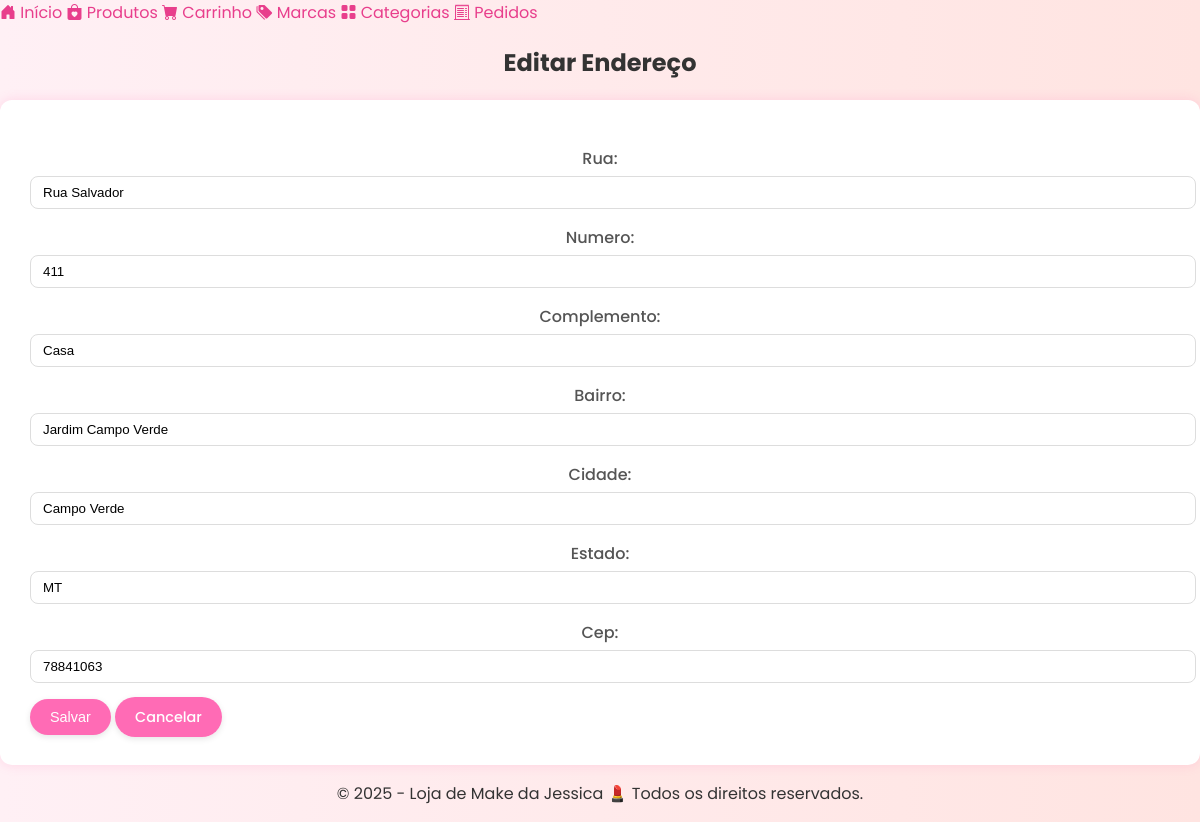
The page /enderecos/2/editar/ (signed in) on the database its author committed.
### produtos/models.py (models this page shows, shortened)
class EnderecoEntrega(models.Model):
    usuario = models.ForeignKey(User, on_delete=models.CASCADE)
    rua = models.CharField(max_length=100)
    numero = models.CharField(max_length=10)
    complemento = models.CharField(max_length=50, blank=True, null=True)
    bairro = models.CharField(max_length=50)
    cidade = models.CharField(max_length=50)
    estado = models.CharField(max_length=2)
    cep = models.CharField(max_length=9)

### produtos/views.py (the view)
# urls.py: path('enderecos/<int:pk>/editar/', views.editar_endereco, name='editar_endereco'),
def editar_endereco(request, pk):
    endereco = get_object_or_404(EnderecoEntrega, pk=pk, usuario=request.user)
    form = EnderecoEntregaForm(request.POST or None, instance=endereco)
    if request.method == 'POST' and form.is_valid():
        form.save()
        return redirect('listar_enderecos')
    return render(request, 'enderecos/form.html', {'form': form})

### produtos/forms.py
class EnderecoEntregaForm(forms.ModelForm):
    class Meta:
        model = EnderecoEntrega
        fields = ['rua', 'numero', 'complemento', 'bairro', 'cidade', 'estado', 'cep']

### produtos/templates/enderecos/form.html (shortened to what this page needs)
{% extends 'base.html' %}
{% block content %}
  <h2 class="mb-3">{% if form.instance.pk %}Editar{% else %}Novo{% endif %} Endereço</h2>
  <form method="post" class="mb-3">
    <div class="row">
      {{ form.as_p }}
    </div>
    <button type="submit" class="btn btn-success">Salvar</button>
    <a href="{% url 'listar_enderecos' %}" class="btn btn-secondary">Cancelar</a>
  </form>
{% endblock %}

### make/static/css/custom.css (style rules this page uses)
a { color: #e83e8c; text-decoration: none; }
h2, p, .btn { text-align: center; }
.btn { background-color: #ff6bb5; color: white; padding: 10px 20px; border-radius: 25px; box-shadow: 0 4px 10px rgba(0,0,0,0.1); transition: all 0.3s ease; }
.btn { background-color: #ff6bb5; color: white; padding: 6px 12px; border-radius: 20px; font-size: 0.9em; box-shadow: 0 2px 6px rgba(0,0,0,0.1); transition: all 0.3s ease; }
form { background-color: #fff; border-radius: 12px; box-shadow: 0 0 12px rgba(255, 105, 180, 0.2); padding: 30px; }
label { font-weight: 500; color: #555; }
input[type="text"], input[type="number"], select, textarea { width: 100%; padding: 8px 12px; margin-top: 5px; border-radius: 8px; border: 1px solid #ddd; background-color: #fff; transition: 0.2s; }
.btn { background-color: #ff6bb5; color: white; border: none; padding: 10px 20px; border-radius: 25px; font-weight: 500; transition: all 0.3s ease; }

### rows shown on the page
EnderecoEntrega: rua "Rua Salvador", numero "411", complemento "Casa", bairro "Jardim Campo Verde", cidade "Campo Verde", estado "MT", cep "78841063"
